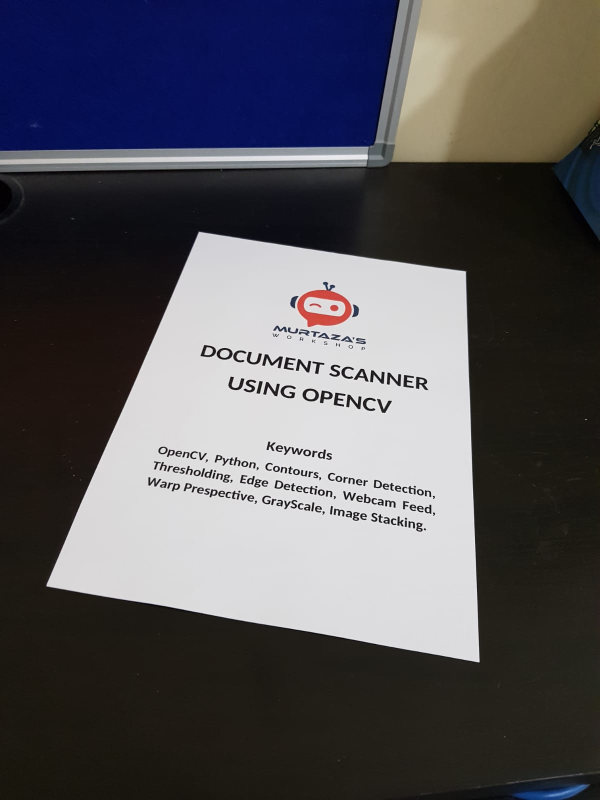
#> input picture Resources/1.jpg, 1200 x 1600 px, given in place of the camera (shown at 1/2 size)
$ python utils.py
#> lines starting #> are read from the running program, lines starting #| are printed output that depends on the picture
import cv2
import numpy as np
import copy


def stackImages(_imgList, cols, scale):
    """
    Stack Images together to display in a single window
    :param _imgList: list of images to stack
    :param cols: the num of img in a row
    :param scale: bigger~1+ ans smaller~1-
    :return: Stacked Image
    """
    imgList = copy.deepcopy(_imgList)

    # make the array full by adding blank img, otherwise the openCV can't work
    totalImages = len(imgList)
    rows = totalImages // cols if totalImages // cols * cols == totalImages else totalImages // cols + 1
    blankImages = cols * rows - totalImages

    width = imgList[0].shape[1]
    height = imgList[0].shape[0]
    imgBlank = np.zeros((height, width, 3), np.uint8)
    imgList.extend([imgBlank] * blankImages)

    # resize the images
    for i in range(cols * rows):
        imgList[i] = cv2.resize(imgList[i], (0, 0), None, scale, scale)
        if len(imgList[i].shape) == 2:
            imgList[i] = cv2.cvtColor(imgList[i], cv2.COLOR_GRAY2BGR)

    # put the images in a board
    hor = [imgBlank] * rows
    for y in range(rows):
        line = []
        for x in range(cols):
            line.append(imgList[y * cols + x])
        hor[y] = np.hstack(line)
    ver = np.vstack(hor)
    return ver


# [94 lines left out: functions cornerRect, findContours, overlayPNG, rotateImage, not called in this run]


def main():
    cap = cv2.VideoCapture(0)
    while True:
        success, img = cap.read()
#> img is the input picture: shape (1600, 1200, 3); mean B, G, R 89.7, 85.2, 86.8
        imgGray = cv2.cvtColor(img, cv2.COLOR_BGR2GRAY)
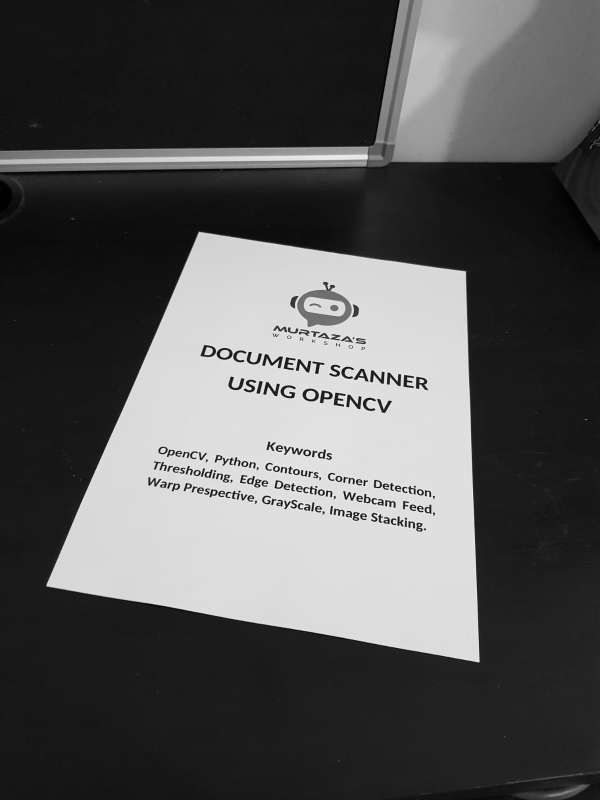
#> imgGray: shape (1600, 1200) (shown at 1/2 size); min 0, max 255, mean 86.2
        imgList = [img, img, imgGray, img, imgGray]
        imgStacked = stackImages(imgList, 2, 0.5)
#> in stackImages, `imgList = copy.deepcopy(_imgList)`: imgList = 5 items
#> in stackImages, `totalImages = len(imgList)`: totalImages = 5
#> in stackImages, `rows = totalImages // cols if totalImages // cols * cols == totalImage..`: rows = 3
#> in stackImages, `blankImages = cols * rows - totalImages`: blankImages = 1
#> after the loop in stackImages, `for i in range(cols * rows):`: imgList = 6 items
#> in stackImages, `hor = [imgBlank] * rows`: hor = 3 items
#> in stackImages, `ver = np.vstack(hor)`:
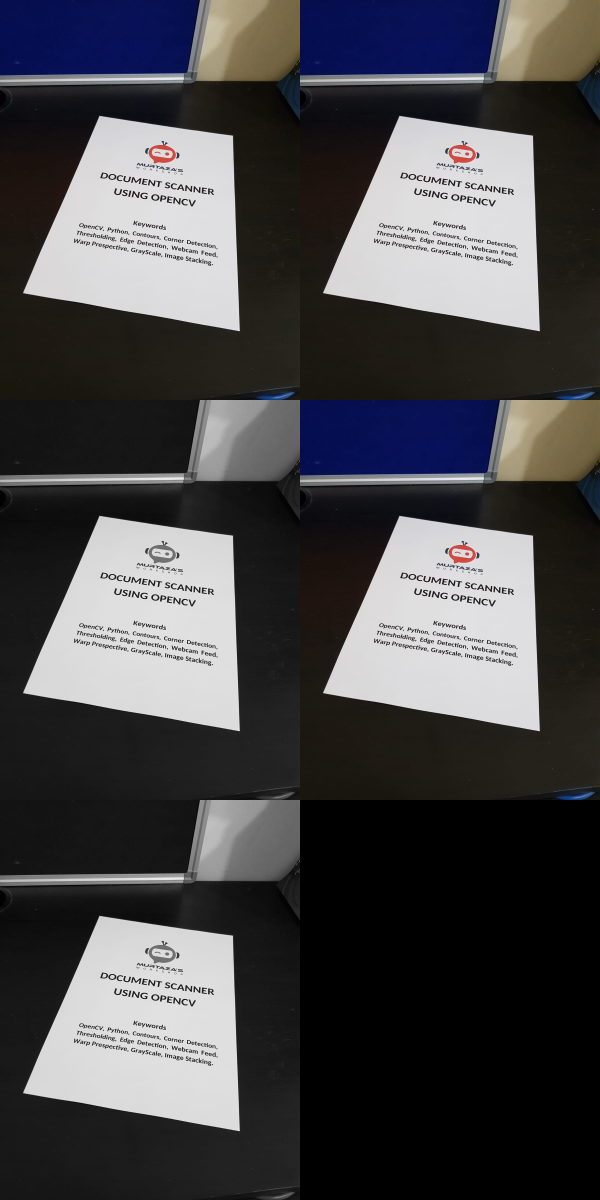
#> ver: shape (2400, 1200, 3) (shown at 1/2 size); mean of channels 0, 1, 2 73.6, 71.4, 72.2; drawn as B, G, R

        cv2.imshow("stackedImg", imgStacked)
        cv2.waitKey(1)


if __name__ == "__main__":
    main()
